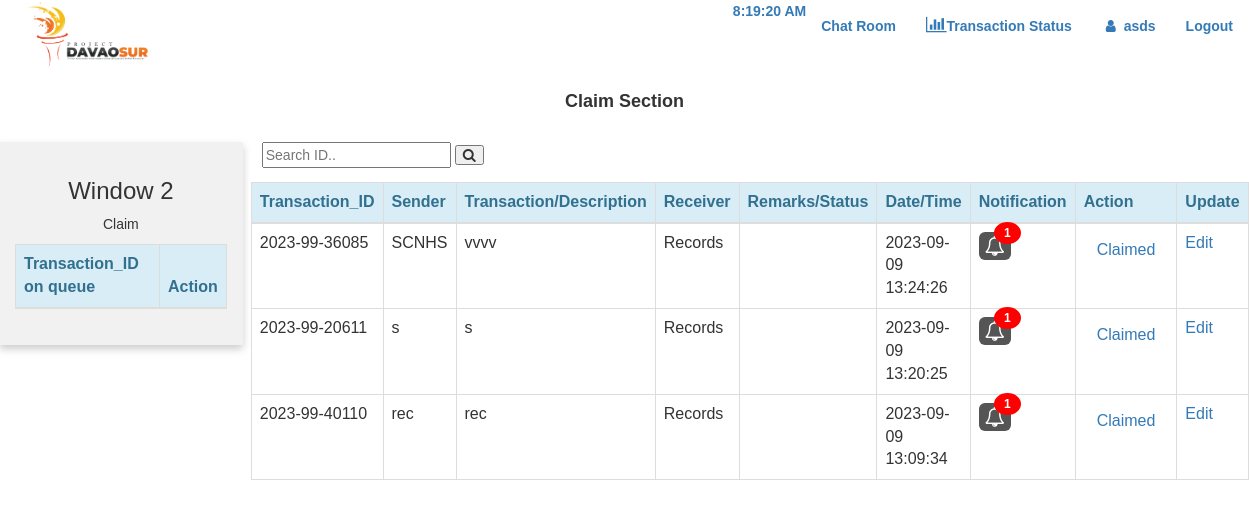
The app's page /indexrecord.php (signed in) with its own data.
### tables this page shows
CREATE TABLE `memberrecord` (
  `mem_id` int(11) NOT NULL,
  `trackid` varchar(100) NOT NULL,
  `firstname` varchar(50) NOT NULL,
  `lastname` varchar(50) NOT NULL,
  `section` varchar(250) NOT NULL,
  `address` varchar(50) NOT NULL,
  `date_created` timestamp NOT NULL DEFAULT current_timestamp()
);

### indexrecord.php (the view, shortened to what this page needs)
<?php
if(isset($_POST['search']))
{
    $valueToSearch = $_POST['valueToSearch'];
	$query = "SELECT * FROM `memberrecord` WHERE  CONCAT(`trackid`)LIKE '%".$valueToSearch."%'";
    $search_result = filterTable($query);
}
    else {
        $query ="SELECT * FROM `memberrecord` ORDER BY mem_id DESC";
        $search_result = filterTable($query);
    }
    function filterTable($query)
    {
        $connect = mysqli_connect("localhost", "root", "@DavaosurDB2023", "db_transfer");
        $filter_Result = mysqli_query($connect, $query);
        return $filter_Result;
    }
?>
<!DOCTYPE html>
<html lang="en">
	<head>
		<link rel="stylesheet" type="text/css" href="css/bootstrap.css" />
<link rel="stylesheet" href="https://cdnjs.cloudflare.com/ajax/libs/font-awesome/4.7.0/css/font-awesome.min.css">
  <link rel="stylesheet" href="https://maxcdn.bootstrapcdn.com/bootstrap/3.4.1/css/bootstrap.min.css">
  <link rel="stylesheet" href="https://maxcdn.bootstrapcdn.com/bootstrap/3.4.1/css/bootstrap.min.css">
	</head>
<body>
<nav class="navbar ">
  <div class="container-fluid">
    <div class="navbar-header">
    <img src="DAVAOSUR.png" width="150" height="70">  </div>
    <ul class="nav navbar-nav navbar-right">
    <li> <B> <a <p id="demo"></p></a> </B> </li>
    <li> <a href="chatrecord.php"><B>Chat Room</B></a></li>
    <li>
    <a href="indexclient_record.php"> <i class="fa fa-bar-chart" style="font-size:18px"></i><B>Transaction Status</B></a>
          </li>
        <li><a href="#"> <B><i class="fa fa-fw fa-user"></i>   <span class="nav-profile-name"><?php echo $_SESSION['user'];?> </span></B></a></li>
      <li> <a href="logout.php"><B>Logout</B></a></li>
    </ul>
  </div>
</nav>
<center>
<h4> <B>Claim Section </B></h4>
		<br>
<div class="row">
  <div class="column">
    <div class="card">
      <h3>Window 2</h3>
      <p>Claim</p>
			<table class="table table-bordered">
				<thead class="alert-info">
					<tr>
						<th>Transaction_ID on queue</th>
          <th>Action</th>
					</tr>
				</thead>
			</table>
    </div>
  </div>
  <div class="column">
  <form action="indexrecord.php" method="post" enctype="multipart/form-data">
	<input type="text" name="valueToSearch" placeholder="Search ID..">
		<button type="submit" name="search" value="Search"><i class="fa fa-search"></i></button>
          </form>
			<table class="table table-bordered">
				<thead class="alert-info">
					<tr>
					<th>Transaction_ID</th>
					<th>Sender</th>
                        <th>Transaction/Description</th>
						<th>Receiver</th>
						<th>Remarks/Status</th>
						<th>Date/Time</th>
						<th>Notification</th>
						<th>Action</th>
						<th>Update</th>
					</tr>
				</thead>
				<tbody>
        <?php while($fetch = mysqli_fetch_array($search_result)): ?>
					<tr>
					<td><?php echo $fetch['trackid']?></td>
						<td><?php echo $fetch['firstname']?></td>
						<td><?php echo $fetch['lastname']?></td>
						<td><?php echo $fetch['section']?></td>
						<td><?php echo $fetch['address']?></td>
					<td><?php echo $fetch['date_created']?></td>
						<td>
            <div class="dropdown">
								<a href="#" class="notification"><i class="fa fa-bell-o" style="font-size:20px"></i><span class="badge">1</span></a>
</div>
</td>
<td>
<button type="button" class="btn btn-link" data-target="#modal_confirmclaimed" data-toggle="modal"><font size="3">Claimed</font></button>
</td>
<td>
<a href="edit_record.php?mem_id=<?php echo $fetch['mem_id']?>"><font size="3">Edit</font></a>
				 	</td>
					</tr>
          <?php endwhile;?>
				</tbody>
			</table>
		</div>
		</div>
</body>
</html>

### indexrecord.php (style rules this page uses)
body { font-family: Arial, Helvetica, sans-serif; }
.notification { background-color: #555; color: white; text-decoration: none; padding: 4px 6px; position: relative; display: inline-block; border-radius: 6px; }
.notification .badge { position: absolute; top: -10px; right: -10px; padding: 5px 10px; border-radius: 50%; background-color: red; color: white; }
.dropdown { position: relative; display: inline-block; }
* { box-sizing: border-box; }
.column { float: left; width: 20%; padding: 0 4px; }
.row { margin: 0 -5px; }
.row:after { content: ""; display: table; clear: both; }
.card { box-shadow: 0 4px 8px 0 rgba(0, 0, 0, 0.2); padding: 16px; text-align: center; background-color: #f1f1f1; }

### records on screen
memberrecord: trackid "2023-99-36085", firstname "SCNHS", lastname "vvvv", section "Records", date_created "2023-09-09 13:24:26"
memberrecord: trackid "2023-99-20611", firstname "s", lastname "s", section "Records", date_created "2023-09-09 13:20:25"
memberrecord: trackid "2023-99-40110", firstname "rec", lastname "rec", section "Records", date_created "2023-09-09 13:09:34"

### other values on screen
$_SESSION['user'] "asds"
